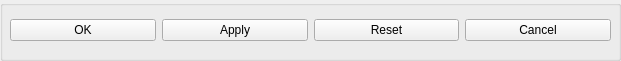
    <widget class="QGroupBox" name="buttonBox">
     <property name="geometry">
      <rect>
       <x>10</x>
       <y>820</y>
       <width>621</width>
       <height>61</height>
      </rect>
     </property>
     <property name="styleSheet">
      <string notr="true"/>
     </property>
     <property name="title">
      <string/>
     </property>
     <widget class="QWidget" name="horizontalLayoutWidget_2">
      <property name="geometry">
       <rect>
        <x>10</x>
        <y>0</y>
        <width>601</width>
        <height>61</height>
       </rect>
      </property>
      <layout class="QHBoxLayout" name="buttonsRowTwo">
       <item>
        <widget class="QPushButton" name="okButton">
         <property name="styleSheet">
          <string notr="true"/>
         </property>
         <property name="text">
          <string>OK</string>
         </property>
        </widget>
       </item>
       <item>
        <widget class="QPushButton" name="applyButton">
         <property name="styleSheet">
          <string notr="true"/>
         </property>
         <property name="text">
          <string>Apply</string>
         </property>
        </widget>
       </item>
       <item>
        <widget class="QPushButton" name="resetButton">
         <property name="styleSheet">
          <string notr="true"/>
         </property>
         <property name="text">
          <string>Reset</string>
         </property>
        </widget>
       </item>
       <item>
        <widget class="QPushButton" name="cancelButton">
         <property name="styleSheet">
          <string notr="true"/>
         </property>
         <property name="text">
          <string>Cancel</string>
         </property>
        </widget>
       </item>
      </layout>
     </widget>
    </widget>
